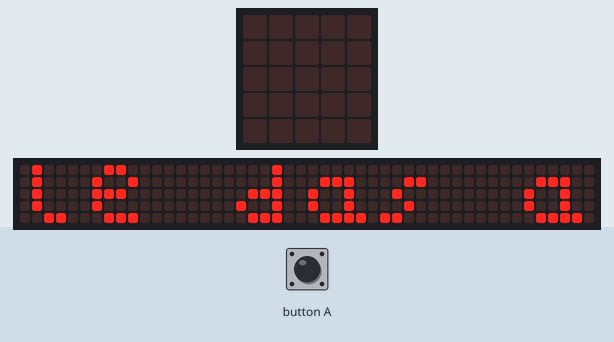
Bench run of a program on a simulated BBC micro:bit (MakeCode). On the bench: the board's 5×5 LED display, a strip that is not on the board, showing the scrolling text unrolled. The 48×5 strip is a reading aid, not a part: it shows the text the display is scrolling, unrolled, one strip-width of it at a time.

Above: at 0.1 s.
At 10.6 s:
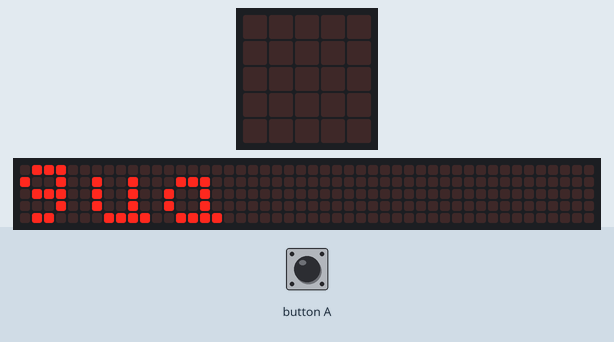
At 11.9 s:
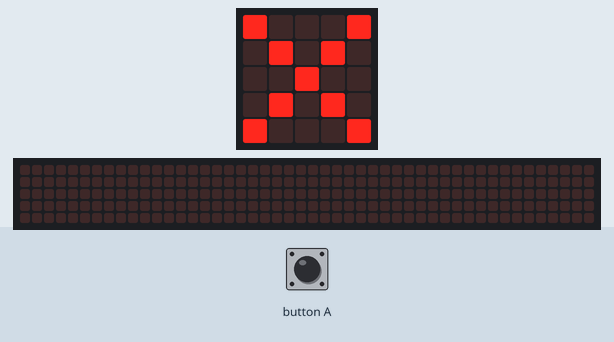
At 12.5 s:
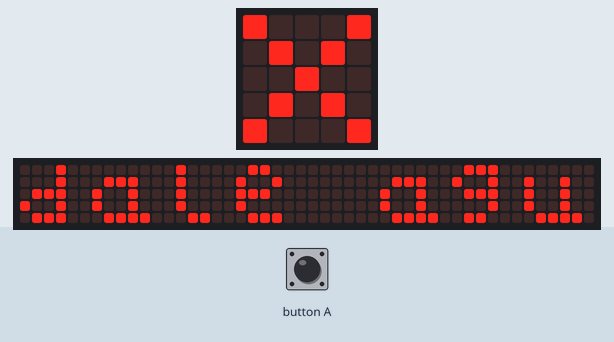
At 16.5 s:
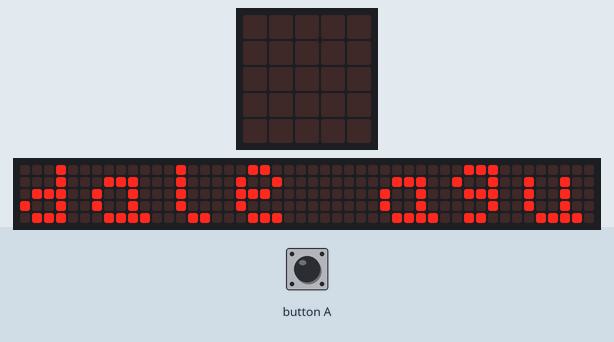
At 21.2 s:
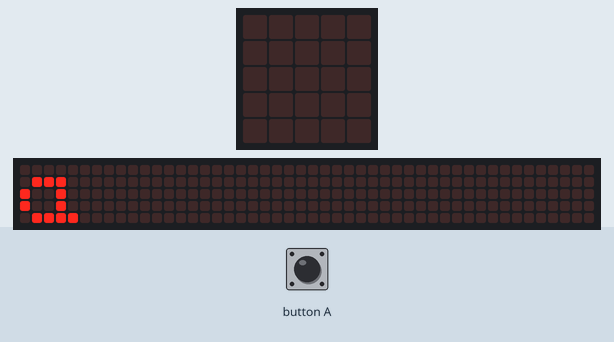

Measured:
- what the display in image 2 shows lasts 0.6 s, from 11.8 s to 12.4 s

The program:

main.ts
```typescript
basic.showString("le das agua")
basic.pause(1000)
if (input.buttonIsPressed(Button.A)) {
    basic.showIcon(IconNames.Yes)
    basic.pause(100)
    basic.showLeds(`
        . . . . .
        . # . # .
        . . # . .
        # . . . #
        . # # # .
        `)
}
basic.showIcon(IconNames.No)
basic.showString("dale agua")
```

test.ts
```typescript
// aquí va el archivo "tests"; esto no se compilará cuando este paquete se utilice como una extensión.
```
